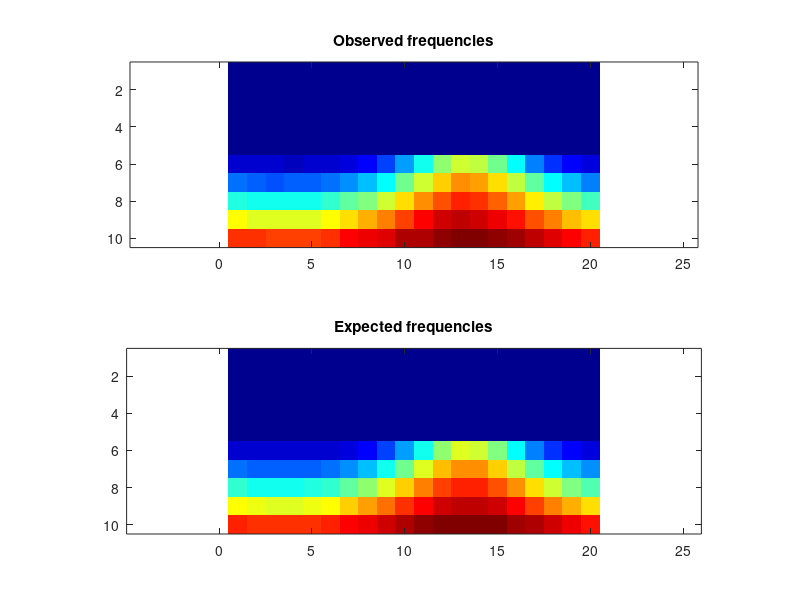

Reproduce this figure in MATLAB.
obsFrequencies = [ 0, 0, 0, 0, 0, 0, 0, 0, 0, 0, 0, 0, 0, 0, 0, 0, 0, 0, 0, 0; 0, 0, 0, 0, 0, 0, 0, 0, 0, 0, 0, 0, 0, 0, 0, 0, 0, 0, 0, 0; 0, 0, 0, 0, 0, 0, 0, 0, 0, 0, 0, 0, 0, 0, 0, 0, 0, 0, 0, 0; 0, 0, 0, 0, 0, 0, 0, 0, 0, 0, 0, 0, 0, 0, 0, 0, 0, 0, 0, 0; 0, 0, 0, 0, 0, 0, 0, 0, 0, 0, 0, 0, 0, 0, 0, 0, 0, 0, 0, 0; 1226, 1089, 1081, 1016, 1063, 1252, 1489, 2048, 3044, 4426, 6322, 8395, 9459, 9240, 7843, 5982, 3950, 2696, 1930, 1439; 3658, 3441, 3344, 3381, 3387, 3685, 4320, 5124, 6179, 7800, 9480, 10988, 11973, 11793, 10696, 9087, 7579, 5944, 4948, 4051; 6646, 6419, 6272, 6325, 6298, 6836, 7498, 8231, 9499, 10766, 11937, 13129, 13707, 13561, 12848, 11758, 10589, 9211, 8096, 7180; 10085, 9666, 9631, 9596, 9753, 10102, 10689, 11583, 12277, 13332, 14344, 15131, 15271, 15157, 14695, 14037, 13178, 12283, 11357, 10634; 13640, 13522, 13424, 13362, 13340, 13689, 14258, 14594, 14982, 15538, 15687, 16099, 16322, 16539, 16246, 15828, 15441, 14925, 14440, 13953 ];
expFrequencies = [ 0, 0, 0, 0, 0, 0, 0, 0, 0, 0, 0, 0, 0, 0, 0, 0, 0, 0, 0, 0; 0, 0, 0, 0, 0, 0, 0, 0, 0, 0, 0, 0, 0, 0, 0, 0, 0, 0, 0, 0; 0, 0, 0, 0, 0, 0, 0, 0, 0, 0, 0, 0, 0, 0, 0, 0, 0, 0, 0, 0; 0, 0, 0, 0, 0, 0, 0, 0, 0, 0, 0, 0, 0, 0, 0, 0, 0, 0, 0, 0; 0, 0, 0, 0, 0, 0, 0, 0, 0, 0, 0, 0, 0, 0, 0, 0, 0, 0, 0, 0; 1184.45, 1075.51, 1033.6, 1038.47, 1092.45, 1221.66, 1487.69, 2004.69, 2937.27, 4421.05, 6368.54, 8294.23, 9449.52, 9297.21, 7911.14, 5919.86, 4047.27, 2688.4, 1861.89, 1412.75; 3665.53, 3418.69, 3314.78, 3327.17, 3459.08, 3743.92, 4246.27, 5053.84, 6241.14, 7791.52, 9507.71, 11001.7, 11832.6, 11725.3, 10716.4, 9134.51, 7427.02, 5946.73, 4846.02, 4113.16; 6694.51, 6344.56, 6188.18, 6207.14, 6403.77, 6800.31, 7431.91, 8328.59, 9482.99, 10810.8, 12129.9, 13190.1, 13752.7, 13681, 12992.8, 11853.5, 10512.4, 9210.47, 8108.64, 7271.39; 10065.4, 9709.24, 9543.25, 9563.63, 9770.92, 10169.4, 10760.5, 11530.5, 12435.3, 13390.1, 14272.5, 14945.1, 15291.1, 15247.4, 14822, 14092.2, 13182.2, 12228.9, 11347.9, 10614.7; 13682.5, 13459, 13351.6, 13364.9, 13498.4, 13746, 14094.6, 14521.1, 14988.2, 15454, 15862.1, 16161.7, 16312.6, 16293.7, 16107.6, 15780.1, 15354.9, 14884.4, 14423, 14010.5 ];
colormap(jet);
clf; subplot(2,1,1);
imagesc(obsFrequencies);
title('Observed frequencies');
axis equal;
subplot(2,1,2);
imagesc(expFrequencies);
axis equal;
title('Expected frequencies');
